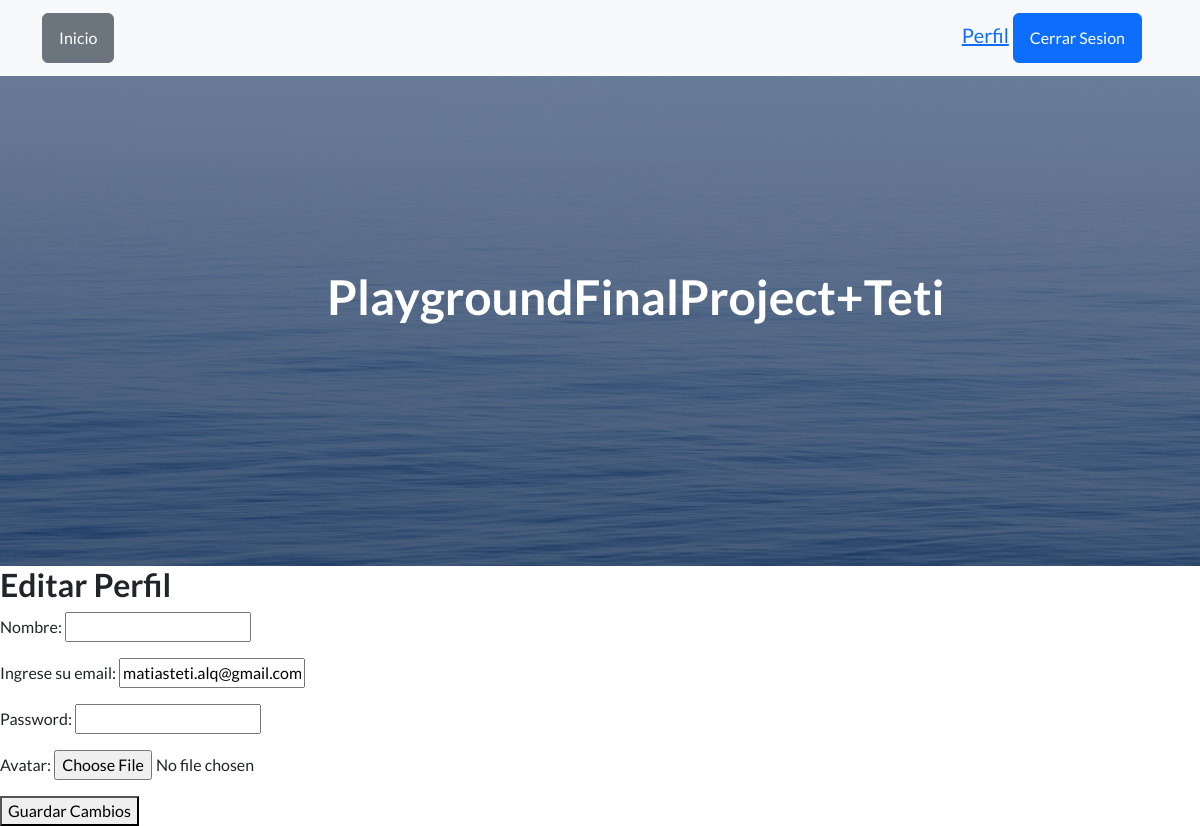
Page /app1/editarperfil/ (signed in) on the earlier database version.
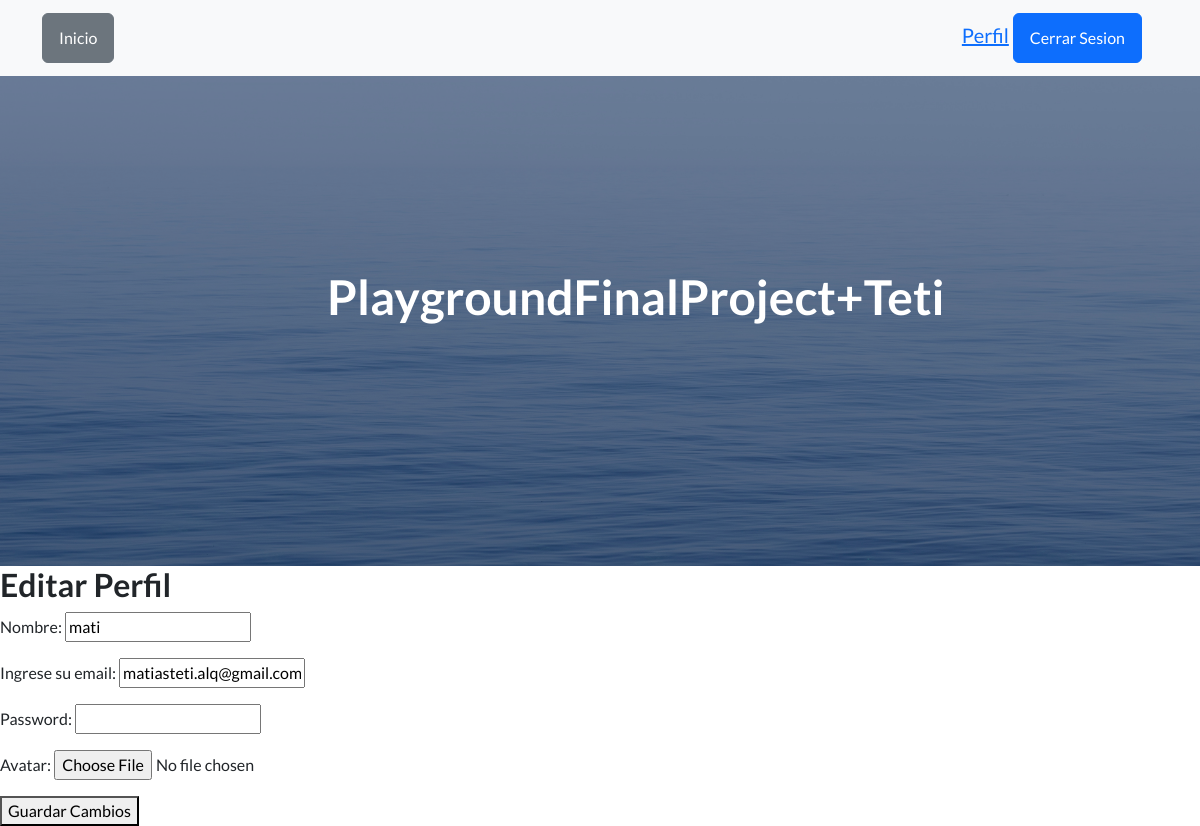
Same page on the later database version.
### app1/models.py (models this page shows, shortened)
class User(AbstractBaseUser, PermissionsMixin):
    email = models.EmailField(blank=True, default='', unique=True)
    name = models.CharField(max_length=225, blank=True, default='')
    is_active = models.BooleanField(default=True)
    is_superuser = models.BooleanField(default=False)
    is_staff = models.BooleanField(default=False)
    date_joined = models.DateTimeField(default=timezone.now)
    last_login = models.DateTimeField(blank=True, null=True)
    objects = CustomUserManager()
    USERNAME_FIELD = 'email'
    EMAIL_FIELD = 'email'
    REQUIRED_FIELDS = []
    class Meta:
        verbose_name = 'User'
        verbose_name_plural = 'Users'

### app1/views.py (the view)
# urls.py: path('editarperfil/', views.editarPerfil, name='editarperfil'),
@login_required(login_url='app1:login')
def editarPerfil(request):
    user = request.user
    if request.method == 'POST':
        form = UserEditForm(request.POST, request.FILES , instance=user)
        if form.is_valid():
            new_password = form.cleaned_data.get('password')
            if new_password:
                user.set_password(new_password)
            form.save()
            return redirect('app1:index')  # Cambia esto a la URL del perfil
    else:
        form = UserEditForm(instance=user)
    return render(request, 'editarperfil.html', {'form': form})

### app1/forms.py (shortened to what this page needs)
class UserEditForm(forms.ModelForm):
    password = None
    email = forms.EmailField(label="Ingrese su email:")
    name = forms.CharField(label="Nombre")
    imagen = forms.ImageField(label="Avatar", required=False)
    class Meta:
        model = User
        fields = ['name', 'email', 'password', 'imagen']  # Campos para editar
    def __init__(self, *args, **kwargs):
        super().__init__(*args, **kwargs)
        self.fields['password'].widget = forms.PasswordInput()

### Template/editarperfil.html (shortened to what this page needs)
{% extends 'index.html' %}
{% block content %}
<h2>Editar Perfil</h2>
  <form method="post" enctype="multipart/form-data">
    {{ form.as_p }}
    <button type="submit">Guardar Cambios</button>
  </form>
{% endblock %}

Differences in the rows shown:
changed User "matiasteti.alq@gmail.com": name (not shown) → "mati"
